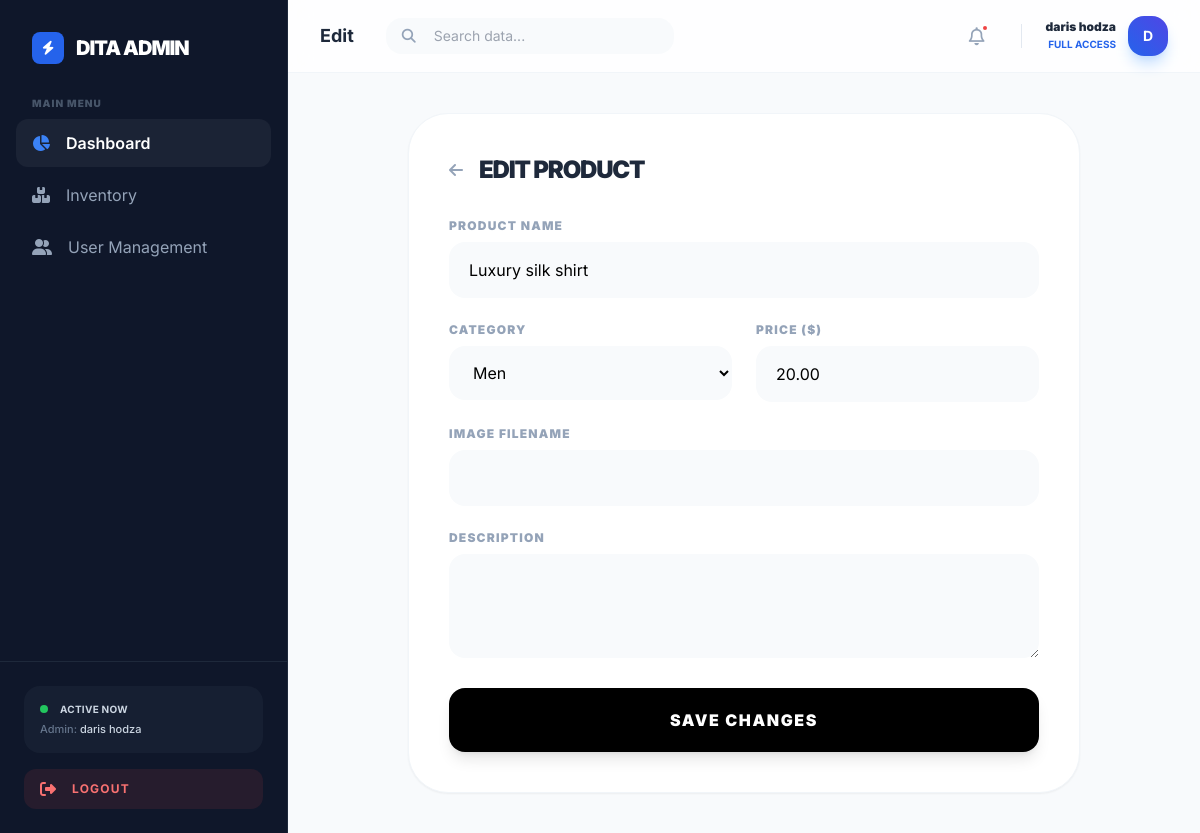
The page /admin/edit.php?id=1 (signed in) on the database its author committed.
### tables this page shows
CREATE TABLE `products` (
  `id` int NOT NULL,
  `name` varchar(100) NOT NULL,
  `price` decimal(10,2) NOT NULL,
  `image_url` varchar(255) DEFAULT NULL,
  `description` text,
  `sizes` varchar(255) DEFAULT 'S,M,L,XL',
  `category_id` int DEFAULT NULL
);

CREATE TABLE `categories` (
  `id` int NOT NULL,
  `name` varchar(50) NOT NULL
);

### admin/edit.php (the view, shortened to what this page needs)
<?php
include('includes/connect.php');
$id = $_GET['id'];
$cat_stmt = $pdo->query("SELECT * FROM categories");
$categories = $cat_stmt->fetchAll();
$stmt = $pdo->prepare("SELECT * FROM products WHERE id = :id");
$stmt->execute(['id' => $id]);
$product = $stmt->fetch();
include('includes/header.php');
?>
<div class="max-w-2xl mx-auto bg-white p-10 rounded-[2.5rem] border border-slate-100 shadow-sm">
    <div class="flex items-center gap-4 mb-8">
        <a href="inventory.php" class="text-slate-400 hover:text-slate-800 transition-colors">
            <i class="fas fa-arrow-left"></i>
        </a>
        <h2 class="text-2xl font-black text-slate-800 uppercase tracking-tighter">Edit Product</h2>
    </div>
    <form method="POST" class="space-y-6">
        <div>
            <label class="block text-xs font-black uppercase text-slate-400 mb-2 tracking-widest">Product Name</label>
            <input type="text" name="name" required value="<?php echo htmlspecialchars($product['name']); ?>"
                   class="w-full px-5 py-4 bg-slate-50 rounded-2xl outline-none focus:ring-2 focus:ring-black transition-all">
        </div>
        <div class="grid grid-cols-2 gap-6">
            <div>
                <label class="block text-xs font-black uppercase text-slate-400 mb-2 tracking-widest">Category</label>
                <select name="category_id" class="w-full px-5 py-4 bg-slate-50 rounded-2xl outline-none focus:ring-2 focus:ring-black transition-all">
                    <?php foreach ($categories as $cat): ?>
                        <option value="<?php echo $cat['id']; ?>" <?php echo ($cat['id'] == $product['category_id']) ? 'selected' : ''; ?>>
                            <?php echo htmlspecialchars($cat['name']); ?>
                        </option>
                    <?php endforeach; ?>
                </select>
            </div>
            <div>
                <label class="block text-xs font-black uppercase text-slate-400 mb-2 tracking-widest">Price ($)</label>
                <input type="number" step="0.01" name="price" required value="<?php echo $product['price']; ?>"
                       class="w-full px-5 py-4 bg-slate-50 rounded-2xl outline-none focus:ring-2 focus:ring-black transition-all">
            </div>
        </div>
        <div>
            <label class="block text-xs font-black uppercase text-slate-400 mb-2 tracking-widest">Image Filename</label>
            <input type="text" name="image_url" value="<?php echo htmlspecialchars($product['image_url']); ?>"
                   class="w-full px-5 py-4 bg-slate-50 rounded-2xl outline-none focus:ring-2 focus:ring-black transition-all">
        </div>
        <div>
            <label class="block text-xs font-black uppercase text-slate-400 mb-2 tracking-widest">Description</label>
            <textarea name="description" rows="3"
                      class="w-full px-5 py-4 bg-slate-50 rounded-2xl outline-none focus:ring-2 focus:ring-black transition-all"><?php echo htmlspecialchars($product['description']); ?></textarea>
        </div>
        <button type="submit" name="update_product" class="w-full py-5 bg-black text-white rounded-2xl font-black uppercase tracking-widest hover:bg-slate-800 transition-all shadow-lg">
            Save Changes
        </button>
    </form>
</div>
<?php include('includes/footer.php'); ?>

### admin/includes/header.php (style rules this page uses)
body { font-family: 'Inter', sans-serif; }

### rows shown on the page
products: name "Luxury silk shirt", category_id "Men", price "20.00"

### other values the page prints
$_SESSION['username'] "daris hodza"
str_replace('.php', '', basename($_SERVER['PHP_SELF'])) "Edit"
substr($_SESSION['username'] ?? 'A', 0, 1) "D"
